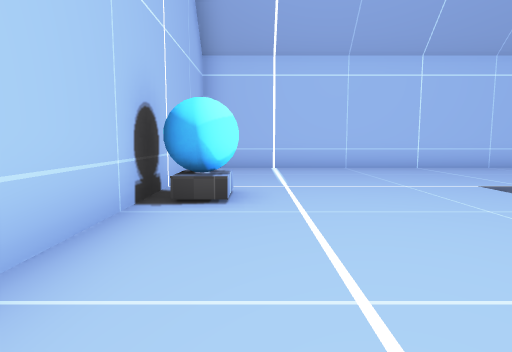
[1] (above)

12 first-person views from a walk through a Godot game level. The camera is 1.5 m above the floor, tilts 6° down and sees 75° across. The floor is counted in squares, 2 m on a side. Each view is taken from the middle of a square. On the plan, view 1 faces up. The plan holds only what a view shows up to about 11 squares ahead; the rest is blank. The place goes on beyond the plan. Characters and animated objects are left out. Some surface patterns are stand-ins.

[2]
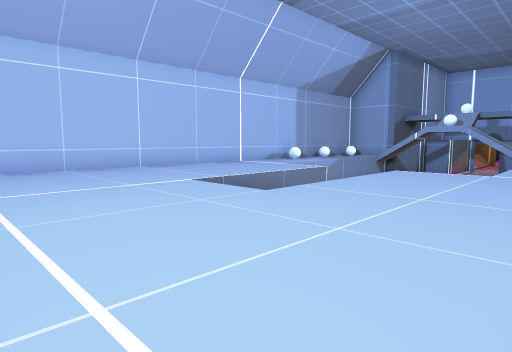

[3]
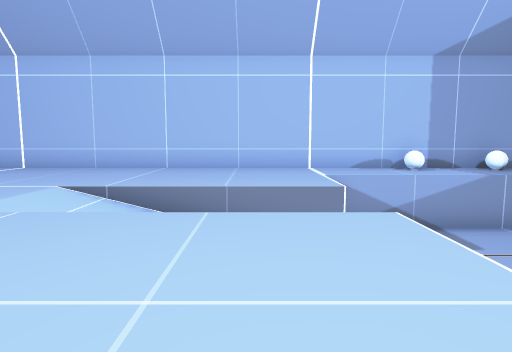

[4]
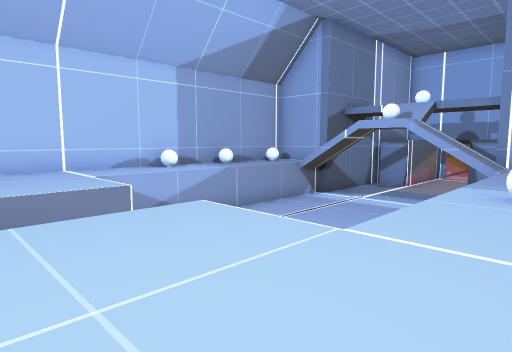

[5]
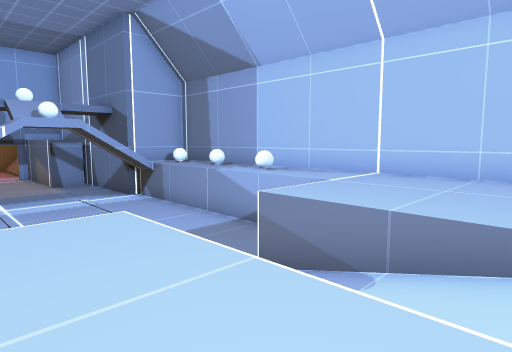

[6]
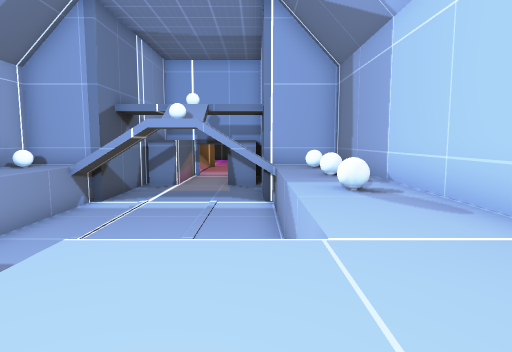

[7]
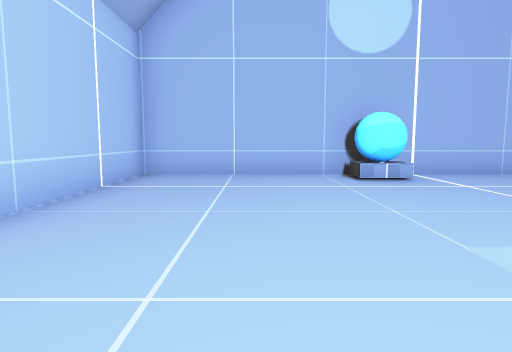

[8]
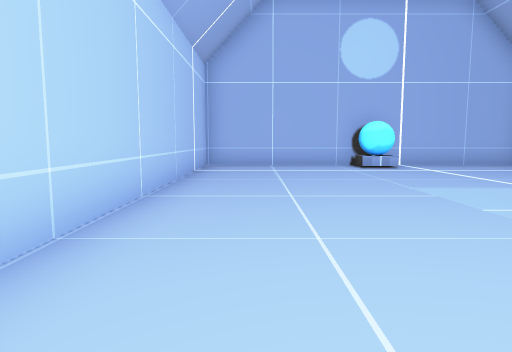

[9]
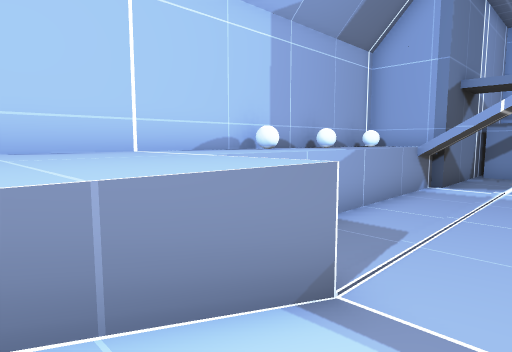

[10]
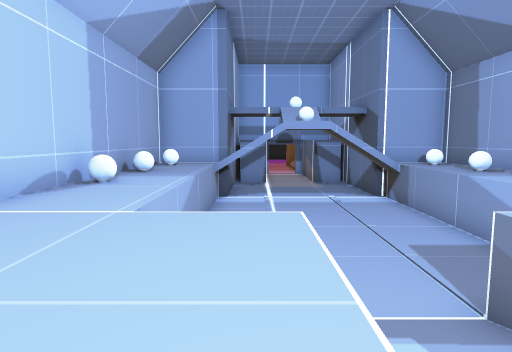

[11]
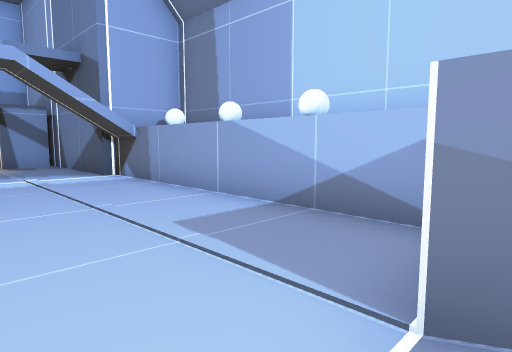

[12]
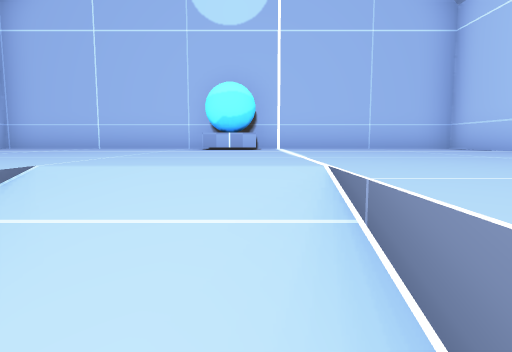

### Floor plan
Key: @ floor where view 1 was taken; # wall or solid block; x gap in a wall; . main floor; - floor 2.5 m lower than the main floor; / step, stairs or slope; = window, fence, low wall or low ledge; v drop or lower ground.
Columns run from 2 left of view 1 to 19 right of it. Each row starts with its distance up from view 1.
 10 ##################
  9 #............#.#.###
  8 #..................#
  7 #..........-------/xv#
  6 #..........-------/vv
  5 ##..../////-------/vv
  4 ##..../////-------=xx
  3 #..........-------/vv
  2 #..........-------/vv#
  1 #..................#
  0 #.@..........=.=..=#
 -1 ####################

Positions as (right, up) in squares from view 1, and headings:
1: (0, 0), facing up
2: (0, 0), facing up-right
3: (7, 0), facing up
4: (6, 0), facing up-right
5: (5, 7), facing down-right
6: (6, 2), facing right
7: (6, 2), facing left
8: (9, 1), facing left
9: (6, 4), facing up-right
10: (5, 6), facing right
11: (8, 5), facing down-right
12: (6, 5), facing left
